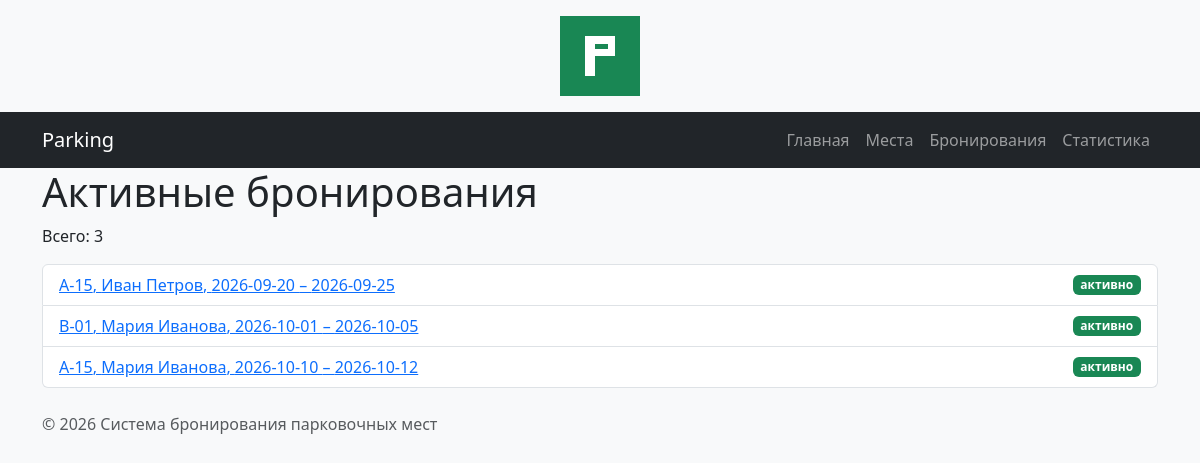
The page /bookings/ on the database its author committed.
### bookings/views.py (the view)
# urls.py: path("", views.booking_list, name="list"),
def booking_list(request):
    conn = get_connection()
    conn.row_factory = sqlite3.Row
    bookings = conn.execute(
        """SELECT b.id,
                  b.start,
                  b.end,
                  b.is_cancelled,
                  s.number AS spot_number,
                  u.name AS user_name
           FROM bookings b
           JOIN spots s ON b.spot_id = s.id
           JOIN users u ON b.user_id = u.id
           WHERE b.is_cancelled = 0
           ORDER BY b.start;"""
    ).fetchall()
    conn.close()
    return render(
        request,
        "bookings/booking_list.html",
        {"bookings": bookings},
    )

### db/database.py (called while the page is built)
def get_connection():
    conn = sqlite3.connect(DB_PATH)
    conn.execute("PRAGMA foreign_keys = ON")
    return conn

### bookings/templates/bookings/booking_list.html (shortened to what this page needs)
{% extends "base.html" %}
{% block content %}
<h1>Активные бронирования</h1>
<p>Всего: {{ bookings|length }}</p>
<ul class="list-group">
    {% for booking in bookings %}
    <li class="list-group-item d-flex justify-content-between align-items-center">
        <a href="{% url 'bookings:detail' booking.id %}">
            {{ booking.spot_number }}, {{ booking.user_name }},
            {{ booking.start }} – {{ booking.end }}
        </a>
        <span class="badge bg-success">активно</span>
    </li>
    {% empty %}
    <li class="list-group-item">Нет активных бронирований.</li>
    {% endfor %}
</ul>
{% endblock %}

### templates/base.html (shortened to what this page needs)
{% load static %}
<!DOCTYPE html>
<html lang="ru">
<head>
    <link rel="stylesheet" href="https://cdn.jsdelivr.net/npm/bootstrap@5.3.3/dist/css/bootstrap.min.css">
    <link rel="stylesheet" href="{% static 'homepage/css/style.css' %}">
</head>
<body class="bg-light">
    <div class="container">
        <img src="{% static 'homepage/img/logo.png' %}" alt="Парковка" class="app-logo">
    </div>
    {% include "includes/navigation.html" %}
    <main class="container">
        {% block content %}{% endblock %}
    </main>
    <footer class="container mt-4 mb-3">
        <p class="text-muted">© <span id="current-year"></span> Система бронирования парковочных мест</p>
    </footer>
</body>
</html>

### templates/includes/navigation.html
<nav class="navbar navbar-expand-lg navbar-dark bg-dark">
    <div class="container">
        <a class="navbar-brand" href="{% url 'homepage:index' %}">Parking</a>
        <div class="navbar-nav">
            <a class="nav-link" href="{% url 'homepage:index' %}">Главная</a>
            <a class="nav-link" href="{% url 'spots:list' %}">Места</a>
            <a class="nav-link" href="{% url 'bookings:list' %}">Бронирования</a>
            <a class="nav-link" href="{% url 'bookings:statistics' %}">Статистика</a>
        </div>
    </div>
</nav>

### homepage/static/homepage/css/style.css (style rules this page uses)
.app-logo { display: block; margin: 16px auto; max-height: 80px; }

### rows shown on the page
users: spot_number "A-15", user_name "Иван Петров", start "2026-09-20", end "2026-09-25"
users: spot_number "B-01", user_name "Мария Иванова", start "2026-10-01", end "2026-10-05", spot_number "A-15", start "2026-10-10", end "2026-10-12"

### other values the page prints
{{ bookings|length }} "3"
